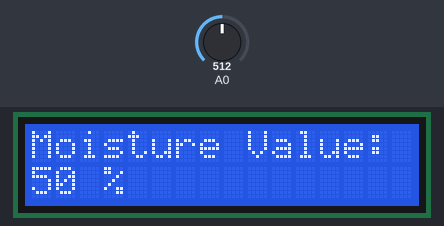
Recording of a sketch running on a simulated Arduino Uno, built with avr-gcc and run on an emulated ATmega328P. On the bench: 16×2 character LCD. The inputs (shaded band) are chosen by the test bench; at power-on: A0 = 512.

Above: at 1.2 s.
1.3 s: A0 set to 716
At 2.0 s:
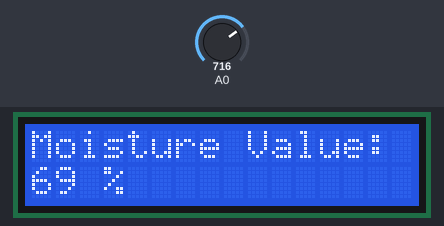
4.4 s: A0 set to 900
At 5.1 s:
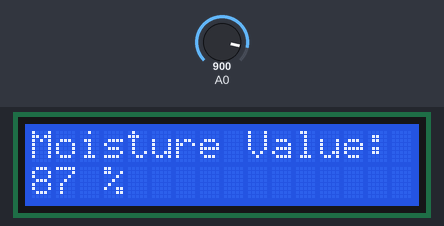
6.2 s: A0 set to 1023
At 6.7 s:
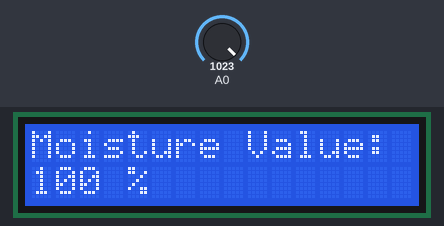
Timing chart, 0 to 9.2 s (numbered marks = the images above; inputs shaded):
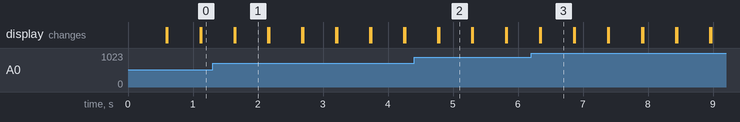

The sketch:

soil_humidity.ino
```cpp
#include <LiquidCrystal_I2C.h>

LiquidCrystal_I2C lcd(0x27, 16, 2);

int soil;

void setup() {
  lcd.init();
  lcd.backlight();
  pinMode(soil, INPUT);
}

void loop() {
  int soil = analogRead(A0);
  int valeur = map(soil, 0, 1023, 0, 100);
  lcd.setCursor(0, 0);
  lcd.print("Moisture Value:");
  lcd.setCursor(0, 1);
  lcd.print(valeur);
  lcd.print(" %");
  delay(500);
  lcd.clear();
}
```

Measured:
- after the input at 1.3 s, the display: first differs from a run without the input after 0.35 s (image 1)
- after the input at 4.4 s, the display: first differs from a run without the input after 0.39 s (image 2)
- after the input at 6.2 s, the display: first differs from a run without the input after 0.15 s (image 3)
- what the display in image 1 shows lasts 0.5 s, from 1.7 s to 2.2 s
